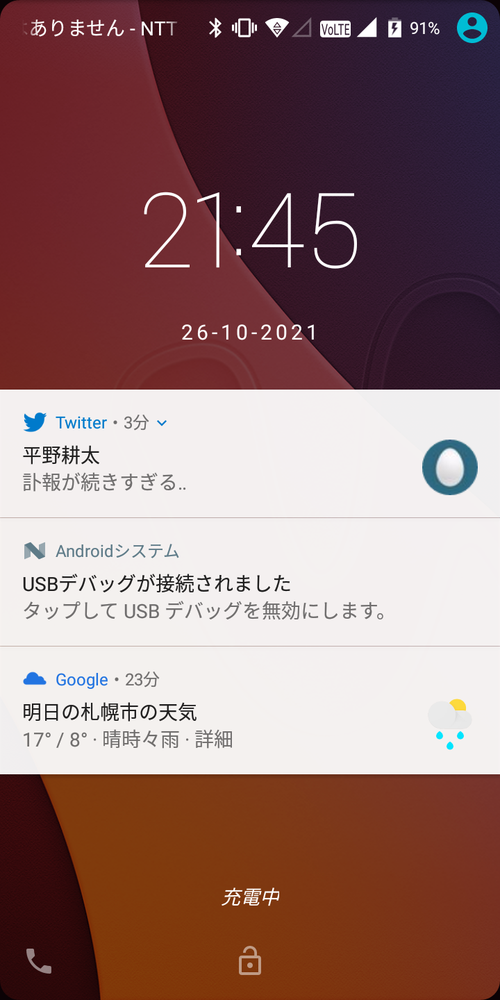
#> input picture adb_test/power_on_screen.png, 500 x 1000 px, shrunk from 720 x 1440 before the run, found by its file name
$ python cv2_test4_3.py
#> lines starting #> are read from the running program, lines starting #| are printed output that depends on the picture
"""画像検索　matchtemplate3"""
import cv2
import numpy as np
from matplotlib import pyplot as plt

# http://labs.eecs.tottori-u.ac.jp/sd/Member/oyamada/OpenCV/html/py_tutorials/py_imgproc/py_template_matching/py_template_matching.html

read_path = 'image/power_on_screen.png'
temp_path = 'image/key_mark2.png'

img = cv2.imread(read_path,0)
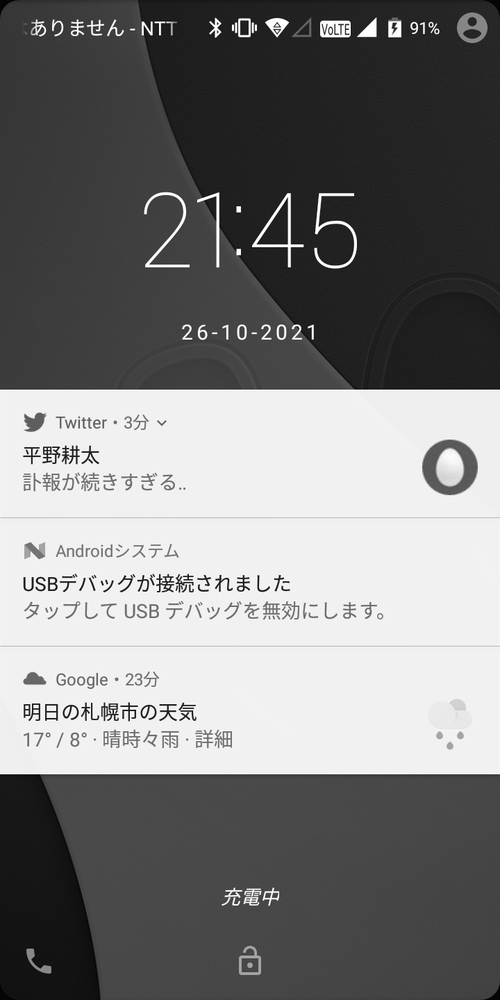
#> img: shape (1000, 500); min 0, max 255, mean 123.8
img2 = img.copy()
template = cv2.imread(temp_path,0)
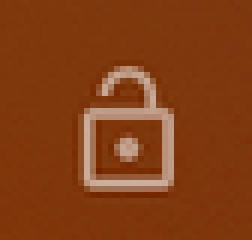
#> input picture cv2_test1/image/key_mark2.png, 42 x 40 px, shrunk from 61 x 57 before the run, found by its file name (shown 6 times larger)
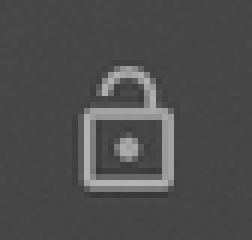
#> template: shape (40, 42) (shown 6 times larger); min 54, max 181, mean 77.8
w, h = template.shape[::-1]
#> w = 42; h = 40

# All the 6 methods for comparison in a list
methods = ['cv2.TM_CCOEFF', 'cv2.TM_CCOEFF_NORMED', 'cv2.TM_CCORR',
            'cv2.TM_CCORR_NORMED', 'cv2.TM_SQDIFF', 'cv2.TM_SQDIFF_NORMED']

for meth in methods:
    img = img2.copy()
    method = eval(meth)

    # Apply template Matching
    res = cv2.matchTemplate(img,template,method)
    min_val, max_val, min_loc, max_loc = cv2.minMaxLoc(res)

    # If the method is TM_SQDIFF or TM_SQDIFF_NORMED, take minimum
    if method in [cv2.TM_SQDIFF, cv2.TM_SQDIFF_NORMED]:
        top_left = min_loc
    else:
        top_left = max_loc
    bottom_right = (top_left[0] + w, top_left[1] + h)

    cv2.rectangle(img,top_left, bottom_right, 255, 2)

    plt.subplot(121),plt.imshow(res,cmap = 'gray')
    plt.title('Matching Result'), plt.xticks([]), plt.yticks([])
    plt.subplot(122),plt.imshow(img,cmap = 'gray')
    plt.title('Detected Point'), plt.xticks([]), plt.yticks([])
    plt.suptitle(meth)

    plt.show()
#> this loop made 6 passes
#> (min_val, max_val, min_loc, top_left, bottom_right) on passes 1 to 4: (-947501.9, 1277413.4, (449, 442), (316, 5), (358, 45)), (-0.453, 0.461, (13, 400), (225, 6), (267, 46)), (2232528.8, 31518194, (54, 960), (232, 734), (274, 774)), (0.523, 0.957, (0, 770), (218, 347), (260, 387))
#> (min_val, max_val, max_loc, top_left, bottom_right) on passes 5 to 6: (980427, 45896104, (232, 734), (102, 807), (144, 847)), (0.097, 1, (161, 23), (102, 807), (144, 847))
#> pass 1, `res = cv2.matchTemplate(img,template,method)`:
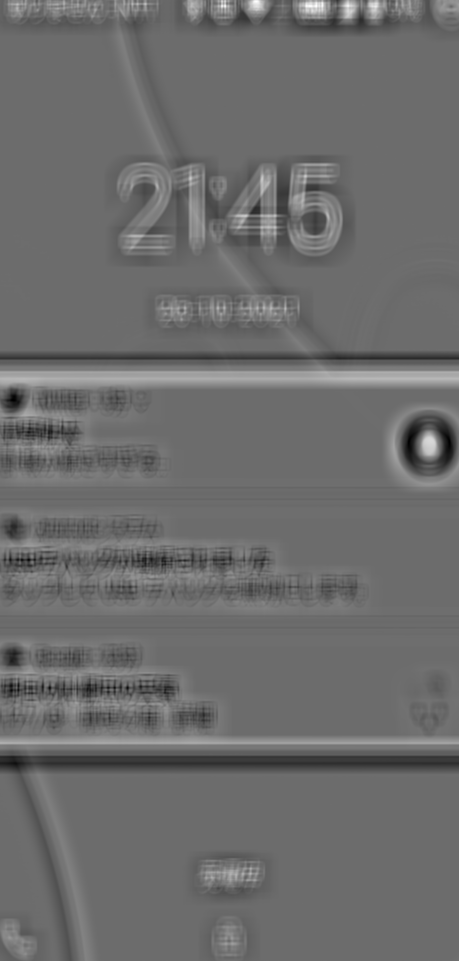
#> res: shape (961, 459) float32; min -947501.9, max 1277413.4, mean 335.1; drawn with min black and max white
#> pass 1, `plt.show()`:
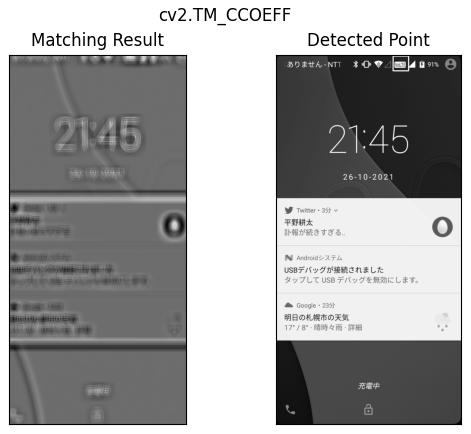
#> figure drawn by matplotlib, 2 panels
#> pass 3, `res = cv2.matchTemplate(img,template,method)`:
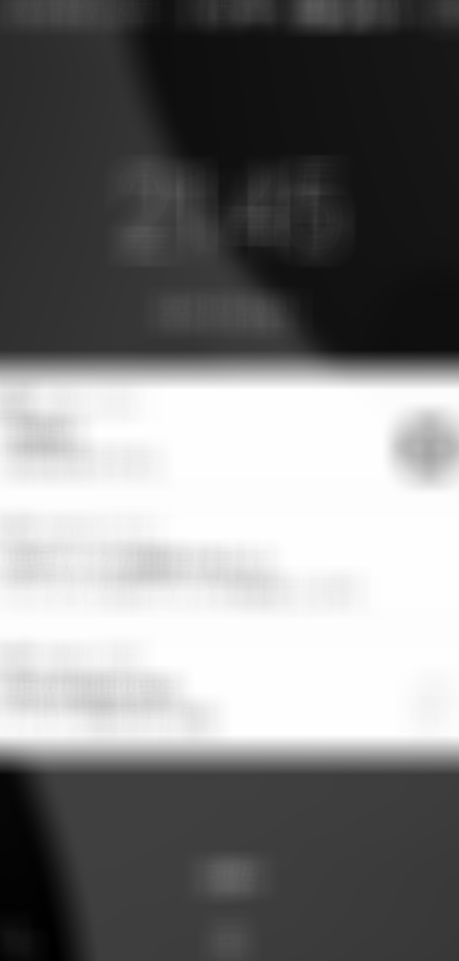
#> res: shape (961, 459) float32; min 2232528.8, max 31518194, mean 16587963; drawn with min black and max white
#> after the loop:
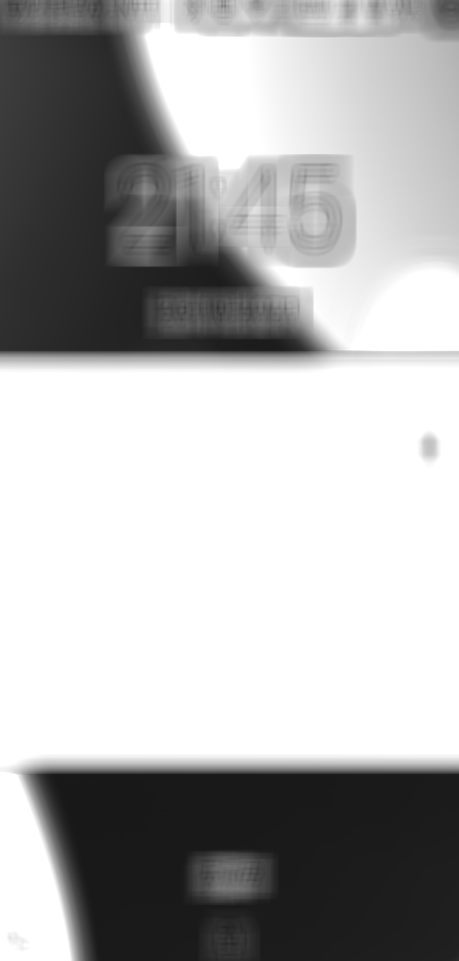
#> res: shape (961, 459) float32; min 0.097, max 1, mean 0.687
